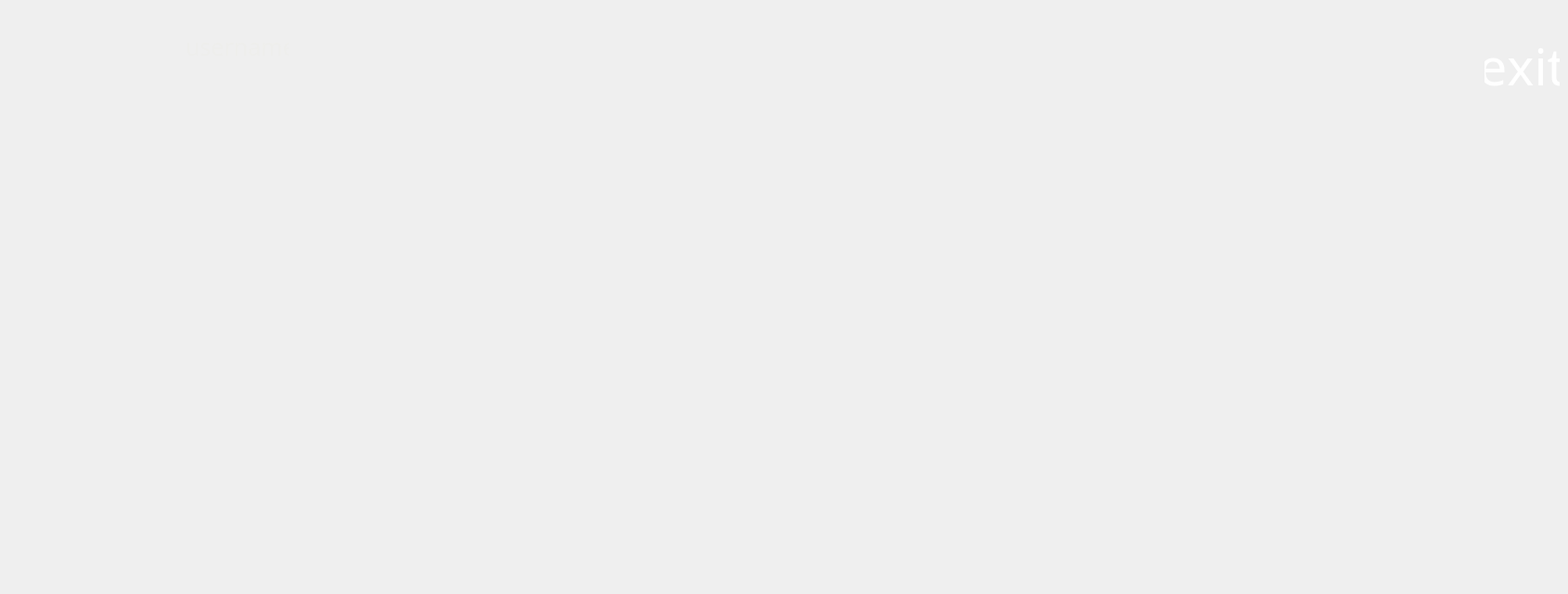
    <widget class="QWidget" name="page_2">
     <property name="styleSheet">
      <string notr="true">background-image: url(:/Images/IMG_0039.jpg);</string>
     </property>
     <widget class="QPushButton" name="pushButton_2">
      <property name="geometry">
       <rect>
        <x>1260</x>
        <y>280</y>
        <width>241</width>
        <height>331</height>
       </rect>
      </property>
      <property name="palette">
       <palette>
        <active/>
        <inactive/>
        <disabled/>
       </palette>
      </property>
      <property name="font">
       <font>
        <kerning>false</kerning>
       </font>
      </property>
      <property name="styleSheet">
       <string notr="true">background-image: url(:/Images/tour.jpg);
border:none;</string>
      </property>
      <property name="text">
       <string/>
      </property>
     </widget>
     <widget class="QPushButton" name="pushButton_3">
      <property name="geometry">
       <rect>
        <x>770</x>
        <y>350</y>
        <width>271</width>
        <height>281</height>
       </rect>
      </property>
      <property name="palette">
       <palette>
        <active>
         <colorrole role="WindowText">
          <brush brushstyle="SolidPattern">
           <color alpha="255">
            <red>0</red>
            <green>0</green>
            <blue>0</blue>
           </color>
          </brush>
         </colorrole>
         <colorrole role="Button">
          <brush brushstyle="SolidPattern">
           <color alpha="255">
            <red>65</red>
            <green>33</green>
            <blue>129</blue>
           </color>
          </brush>
         </colorrole>
         <colorrole role="Light">
          <brush brushstyle="SolidPattern">
           <color alpha="255">
            <red>98</red>
            <green>49</green>
            <blue>194</blue>
           </color>
          </brush>
         </colorrole>
         <colorrole role="Midlight">
          <brush brushstyle="SolidPattern">
           <color alpha="255">
            <red>81</red>
            <green>41</green>
            <blue>161</blue>
           </color>
          </brush>
         </colorrole>
         <colorrole role="Dark">
          <brush brushstyle="SolidPattern">
           <color alpha="255">
            <red>32</red>
            <green>16</green>
            <blue>64</blue>
           </color>
          </brush>
         </colorrole>
         <colorrole role="Mid">
          <brush brushstyle="SolidPattern">
           <color alpha="255">
            <red>43</red>
            <green>22</green>
            <blue>86</blue>
           </color>
          </brush>
         </colorrole>
         <colorrole role="Text">
          <brush brushstyle="SolidPattern">
           <color alpha="255">
            <red>0</red>
            <green>0</green>
            <blue>0</blue>
           </color>
          </brush>
         </colorrole>
         <colorrole role="BrightText">
          <brush brushstyle="SolidPattern">
           <color alpha="255">
            <red>255</red>
            <green>255</green>
            <blue>255</blue>
           </color>
          </brush>
         </colorrole>
         <colorrole role="ButtonText">
          <brush brushstyle="SolidPattern">
           <color alpha="255">
            <red>0</red>
            <green>0</green>
            <blue>0</blue>
           </color>
          </brush>
         </colorrole>
         <colorrole role="Base">
          <brush brushstyle="SolidPattern">
           <color alpha="255">
            <red>255</red>
            <green>255</green>
            <blue>255</blue>
           </color>
          </brush>
         </colorrole>
         <colorrole role="Window">
          <brush brushstyle="SolidPattern">
           <color alpha="255">
            <red>65</red>
            <green>33</green>
            <blue>129</blue>
           </color>
          </brush>
         </colorrole>
         <colorrole role="Shadow">
          <brush brushstyle="SolidPattern">
           <color alpha="255">
            <red>0</red>
            <green>0</green>
            <blue>0</blue>
           </color>
          </brush>
         </colorrole>
         <colorrole role="AlternateBase">
          <brush brushstyle="SolidPattern">
           <color alpha="255">
            <red>160</red>
            <green>144</green>
            <blue>192</blue>
           </color>
          </brush>
         </colorrole>
         <colorrole role="ToolTipBase">
          <brush brushstyle="SolidPattern">
           <color alpha="255">
            <red>255</red>
            <green>255</green>
            <blue>220</blue>
           </color>
          </brush>
         </colorrole>
         <colorrole role="ToolTipText">
          <brush brushstyle="SolidPattern">
           <color alpha="255">
            <red>0</red>
            <green>0</green>
            <blue>0</blue>
           </color>
          </brush>
         </colorrole>
         <colorrole role="PlaceholderText">
          <brush brushstyle="SolidPattern">
           <color alpha="128">
            <red>0</red>
            <green>0</green>
            <blue>0</blue>
           </color>
          </brush>
         </colorrole>
        </active>
        <inactive>
         <colorrole role="WindowText">
          <brush brushstyle="SolidPattern">
           <color alpha="255">
            <red>0</red>
            <green>0</green>
            <blue>0</blue>
           </color>
          </brush>
         </colorrole>
         <colorrole role="Button">
          <brush brushstyle="SolidPattern">
           <color alpha="255">
            <red>65</red>
            <green>33</green>
            <blue>129</blue>
           </color>
          </brush>
         </colorrole>
         <colorrole role="Light">
          <brush brushstyle="SolidPattern">
           <color alpha="255">
            <red>98</red>
            <green>49</green>
            <blue>194</blue>
           </color>
          </brush>
         </colorrole>
         <colorrole role="Midlight">
          <brush brushstyle="SolidPattern">
           <color alpha="255">
            <red>81</red>
            <green>41</green>
            <blue>161</blue>
           </color>
          </brush>
         </colorrole>
         <colorrole role="Dark">
          <brush brushstyle="SolidPattern">
           <color alpha="255">
            <red>32</red>
            <green>16</green>
            <blue>64</blue>
           </color>
          </brush>
         </colorrole>
         <colorrole role="Mid">
          <brush brushstyle="SolidPattern">
           <color alpha="255">
            <red>43</red>
            <green>22</green>
            <blue>86</blue>
           </color>
          </brush>
         </colorrole>
         <colorrole role="Text">
          <brush brushstyle="SolidPattern">
           <color alpha="255">
            <red>0</red>
            <green>0</green>
            <blue>0</blue>
           </color>
          </brush>
         </colorrole>
         <colorrole role="BrightText">
          <brush brushstyle="SolidPattern">
           <color alpha="255">
            <red>255</red>
            <green>255</green>
            <blue>255</blue>
           </color>
          </brush>
         </colorrole>
         <colorrole role="ButtonText">
          <brush brushstyle="SolidPattern">
           <color alpha="255">
            <red>0</red>
            <green>0</green>
            <blue>0</blue>
           </color>
          </brush>
         </colorrole>
         <colorrole role="Base">
          <brush brushstyle="SolidPattern">
           <color alpha="255">
            <red>255</red>
            <green>255</green>
            <blue>255</blue>
           </color>
          </brush>
         </colorrole>
         <colorrole role="Window">
          <brush brushstyle="SolidPattern">
           <color alpha="255">
            <red>65</red>
            <green>33</green>
            <blue>129</blue>
           </color>
          </brush>
         </colorrole>
         <colorrole role="Shadow">
          <brush brushstyle="SolidPattern">
           <color alpha="255">
            <red>0</red>
            <green>0</green>
            <blue>0</blue>
           </color>
          </brush>
         </colorrole>
         <colorrole role="AlternateBase">
          <brush brushstyle="SolidPattern">
           <color alpha="255">
            <red>160</red>
            <green>144</green>
            <blue>192</blue>
           </color>
          </brush>
         </colorrole>
         <colorrole role="ToolTipBase">
          <brush brushstyle="SolidPattern">
           <color alpha="255">
            <red>255</red>
            <green>255</green>
            <blue>220</blue>
           </color>
          </brush>
         </colorrole>
         <colorrole role="ToolTipText">
          <brush brushstyle="SolidPattern">
           <color alpha="255">
            <red>0</red>
            <green>0</green>
            <blue>0</blue>
           </color>
          </brush>
         </colorrole>
         <colorrole role="PlaceholderText">
          <brush brushstyle="SolidPattern">
           <color alpha="128">
            <red>0</red>
            <green>0</green>
            <blue>0</blue>
           </color>
          </brush>
         </colorrole>
        </inactive>
        <disabled>
         <colorrole role="WindowText">
          <brush brushstyle="SolidPattern">
           <color alpha="255">
            <red>32</red>
            <green>16</green>
            <blue>64</blue>
           </color>
          </brush>
         </colorrole>
         <colorrole role="Button">
          <brush brushstyle="SolidPattern">
           <color alpha="255">
            <red>65</red>
            <green>33</green>
            <blue>129</blue>
           </color>
          </brush>
         </colorrole>
         <colorrole role="Light">
          <brush brushstyle="SolidPattern">
           <color alpha="255">
            <red>98</red>
            <green>49</green>
            <blue>194</blue>
           </color>
          </brush>
         </colorrole>
         <colorrole role="Midlight">
          <brush brushstyle="SolidPattern">
           <color alpha="255">
            <red>81</red>
            <green>41</green>
            <blue>161</blue>
           </color>
          </brush>
         </colorrole>
         <colorrole role="Dark">
          <brush brushstyle="SolidPattern">
           <color alpha="255">
            <red>32</red>
            <green>16</green>
            <blue>64</blue>
           </color>
          </brush>
         </colorrole>
         <colorrole role="Mid">
          <brush brushstyle="SolidPattern">
           <color alpha="255">
            <red>43</red>
            <green>22</green>
            <blue>86</blue>
           </color>
          </brush>
         </colorrole>
         <colorrole role="Text">
          <brush brushstyle="SolidPattern">
           <color alpha="255">
            <red>32</red>
            <green>16</green>
            <blue>64</blue>
           </color>
          </brush>
         </colorrole>
         <colorrole role="BrightText">
          <brush brushstyle="SolidPattern">
           <color alpha="255">
            <red>255</red>
            <green>255</green>
            <blue>255</blue>
           </color>
          </brush>
         </colorrole>
         <colorrole role="ButtonText">
          <brush brushstyle="SolidPattern">
           <color alpha="255">
            <red>32</red>
            <green>16</green>
            <blue>64</blue>
           </color>
          </brush>
         </colorrole>
         <colorrole role="Base">
          <brush brushstyle="SolidPattern">
           <color alpha="255">
            <red>65</red>
            <green>33</green>
            <blue>129</blue>
           </color>
          </brush>
         </colorrole>
         <colorrole role="Window">
          <brush brushstyle="SolidPattern">
           <color alpha="255">
            <red>65</red>
            <green>33</green>
            <blue>129</blue>
           </color>
          </brush>
         </colorrole>
         <colorrole role="Shadow">
          <brush brushstyle="SolidPattern">
           <color alpha="255">
            <red>0</red>
            <green>0</green>
            <blue>0</blue>
           </color>
          </brush>
         </colorrole>
         <colorrole role="AlternateBase">
          <brush brushstyle="SolidPattern">
           <color alpha="255">
            <red>65</red>
            <green>33</green>
            <blue>129</blue>
           </color>
          </brush>
         </colorrole>
         <colorrole role="ToolTipBase">
          <brush brushstyle="SolidPattern">
           <color alpha="255">
            <red>255</red>
            <green>255</green>
            <blue>220</blue>
           </color>
          </brush>
         </colorrole>
         <colorrole role="ToolTipText">
          <brush brushstyle="SolidPattern">
           <color alpha="255">
            <red>0</red>
            <green>0</green>
            <blue>0</blue>
           </color>
          </brush>
         </colorrole>
         <colorrole role="PlaceholderText">
          <brush brushstyle="SolidPattern">
           <color alpha="128">
            <red>0</red>
            <green>0</green>
            <blue>0</blue>
           </color>
          </brush>
         </colorrole>
        </disabled>
       </palette>
      </property>
      <property name="cursor">
       <cursorShape>PointingHandCursor</cursorShape>
      </property>
      <property name="styleSheet">
       <string notr="true">background-image: url(:/Images/play.jpg);
border:none;</string>
      </property>
      <property name="text">
       <string/>
      </property>
     </widget>
     <widget class="QPushButton" name="pushButton_4">
      <property name="geometry">
       <rect>
        <x>300</x>
        <y>270</y>
        <width>241</width>
        <height>361</height>
       </rect>
      </property>
      <property name="palette">
       <palette>
        <active/>
        <inactive/>
        <disabled/>
       </palette>
      </property>
      <property name="cursor">
       <cursorShape>PointingHandCursor</cursorShape>
      </property>
      <property name="styleSheet">
       <string notr="true">background-image: url(:/Images/piece.jpg);
border:none;</string>
      </property>
      <property name="text">
       <string/>
      </property>
     </widget>
     <widget class="QPushButton" name="pushButton_8">
      <property name="geometry">
       <rect>
        <x>1600</x>
        <y>40</y>
        <width>81</width>
        <height>61</height>
       </rect>
      </property>
      <property name="palette">
       <palette>
        <active>
         <colorrole role="WindowText">
          <brush brushstyle="SolidPattern">
           <color alpha="255">
            <red>19</red>
            <green>54</green>
            <blue>131</blue>
           </color>
          </brush>
         </colorrole>
         <colorrole role="Button">
          <brush brushstyle="SolidPattern">
           <color alpha="255">
            <red>55</red>
            <green>40</green>
            <blue>223</blue>
           </color>
          </brush>
         </colorrole>
         <colorrole role="Text">
          <brush brushstyle="SolidPattern">
           <color alpha="255">
            <red>255</red>
            <green>255</green>
            <blue>255</blue>
           </color>
          </brush>
         </colorrole>
         <colorrole role="ButtonText">
          <brush brushstyle="SolidPattern">
           <color alpha="255">
            <red>255</red>
            <green>255</green>
            <blue>255</blue>
           </color>
          </brush>
         </colorrole>
         <colorrole role="PlaceholderText">
          <brush brushstyle="SolidPattern">
           <color alpha="128">
            <red>32</red>
            <green>74</green>
            <blue>135</blue>
           </color>
          </brush>
         </colorrole>
        </active>
        <inactive>
         <colorrole role="WindowText">
          <brush brushstyle="SolidPattern">
           <color alpha="255">
            <red>19</red>
            <green>54</green>
            <blue>131</blue>
           </color>
          </brush>
         </colorrole>
         <colorrole role="Button">
          <brush brushstyle="SolidPattern">
           <color alpha="255">
            <red>55</red>
            <green>40</green>
            <blue>223</blue>
           </color>
          </brush>
         </colorrole>
         <colorrole role="Text">
          <brush brushstyle="SolidPattern">
           <color alpha="255">
            <red>255</red>
            <green>255</green>
            <blue>255</blue>
           </color>
          </brush>
         </colorrole>
         <colorrole role="ButtonText">
          <brush brushstyle="SolidPattern">
           <color alpha="255">
            <red>255</red>
            <green>255</green>
            <blue>255</blue>
           </color>
          </brush>
         </colorrole>
         <colorrole role="PlaceholderText">
          <brush brushstyle="SolidPattern">
           <color alpha="128">
            <red>32</red>
            <green>74</green>
            <blue>135</blue>
           </color>
          </brush>
         </colorrole>
        </inactive>
        <disabled>
         <colorrole role="WindowText">
          <brush brushstyle="SolidPattern">
           <color alpha="255">
            <red>190</red>
            <green>190</green>
            <blue>190</blue>
           </color>
          </brush>
         </colorrole>
         <colorrole role="Button">
          <brush brushstyle="SolidPattern">
           <color alpha="255">
            <red>55</red>
            <green>40</green>
            <blue>223</blue>
           </color>
          </brush>
         </colorrole>
         <colorrole role="Text">
          <brush brushstyle="SolidPattern">
           <color alpha="255">
            <red>190</red>
            <green>190</green>
            <blue>190</blue>
           </color>
          </brush>
         </colorrole>
         <colorrole role="ButtonText">
          <brush brushstyle="SolidPattern">
           <color alpha="255">
            <red>190</red>
            <green>190</green>
            <blue>190</blue>
           </color>
          </brush>
         </colorrole>
         <colorrole role="PlaceholderText">
          <brush brushstyle="SolidPattern">
           <color alpha="128">
            <red>0</red>
            <green>0</green>
            <blue>0</blue>
           </color>
          </brush>
         </colorrole>
        </disabled>
       </palette>
      </property>
      <property name="font">
       <font>
        <family>Sawasdee</family>
        <pointsize>41</pointsize>
        <weight>50</weight>
        <italic>false</italic>
        <bold>false</bold>
        <strikeout>false</strikeout>
        <kerning>false</kerning>
       </font>
      </property>
      <property name="styleSheet">
       <string notr="true">border:none;
background:none;</string>
      </property>
      <property name="text">
       <string>exit</string>
      </property>
     </widget>
     <widget class="QLabel" name="label">
      <property name="geometry">
       <rect>
        <x>200</x>
        <y>70</y>
        <width>151</width>
        <height>51</height>
       </rect>
      </property>
      <property name="palette">
       <palette>
        <active>
         <colorrole role="WindowText">
          <brush brushstyle="SolidPattern">
           <color alpha="255">
            <red>238</red>
            <green>238</green>
            <blue>236</blue>
           </color>
          </brush>
         </colorrole>
         <colorrole role="Text">
          <brush brushstyle="SolidPattern">
           <color alpha="255">
            <red>238</red>
            <green>238</green>
            <blue>236</blue>
           </color>
          </brush>
         </colorrole>
         <colorrole role="PlaceholderText">
          <brush brushstyle="SolidPattern">
           <color alpha="128">
            <red>238</red>
            <green>238</green>
            <blue>236</blue>
           </color>
          </brush>
         </colorrole>
        </active>
        <inactive>
         <colorrole role="WindowText">
          <brush brushstyle="SolidPattern">
           <color alpha="255">
            <red>238</red>
            <green>238</green>
            <blue>236</blue>
           </color>
          </brush>
         </colorrole>
         <colorrole role="Text">
          <brush brushstyle="SolidPattern">
           <color alpha="255">
            <red>238</red>
            <green>238</green>
            <blue>236</blue>
           </color>
          </brush>
         </colorrole>
         <colorrole role="PlaceholderText">
          <brush brushstyle="SolidPattern">
           <color alpha="128">
            <red>238</red>
            <green>238</green>
            <blue>236</blue>
           </color>
          </brush>
         </colorrole>
        </inactive>
        <disabled>
         <colorrole role="WindowText">
          <brush brushstyle="SolidPattern">
           <color alpha="255">
            <red>190</red>
            <green>190</green>
            <blue>190</blue>
           </color>
          </brush>
         </colorrole>
         <colorrole role="Text">
          <brush brushstyle="SolidPattern">
           <color alpha="255">
            <red>190</red>
            <green>190</green>
            <blue>190</blue>
           </color>
          </brush>
         </colorrole>
         <colorrole role="PlaceholderText">
          <brush brushstyle="SolidPattern">
           <color alpha="128">
            <red>0</red>
            <green>0</green>
            <blue>0</blue>
           </color>
          </brush>
         </colorrole>
        </disabled>
       </palette>
      </property>
      <property name="font">
       <font>
        <family>Sawasdee</family>
        <pointsize>25</pointsize>
        <italic>false</italic>
       </font>
      </property>
      <property name="styleSheet">
       <string notr="true">border:none;
background:none;</string>
      </property>
      <property name="text">
       <string/>
      </property>
     </widget>
     <widget class="QLabel" name="label_2">
      <property name="geometry">
       <rect>
        <x>200</x>
        <y>30</y>
        <width>111</width>
        <height>41</height>
       </rect>
      </property>
      <property name="palette">
       <palette>
        <active>
         <colorrole role="WindowText">
          <brush brushstyle="SolidPattern">
           <color alpha="255">
            <red>238</red>
            <green>238</green>
            <blue>236</blue>
           </color>
          </brush>
         </colorrole>
         <colorrole role="Text">
          <brush brushstyle="SolidPattern">
           <color alpha="255">
            <red>238</red>
            <green>238</green>
            <blue>236</blue>
           </color>
          </brush>
         </colorrole>
         <colorrole role="PlaceholderText">
          <brush brushstyle="SolidPattern">
           <color alpha="128">
            <red>238</red>
            <green>238</green>
            <blue>236</blue>
           </color>
          </brush>
         </colorrole>
        </active>
        <inactive>
         <colorrole role="WindowText">
          <brush brushstyle="SolidPattern">
           <color alpha="255">
            <red>238</red>
            <green>238</green>
            <blue>236</blue>
           </color>
          </brush>
         </colorrole>
         <colorrole role="Text">
          <brush brushstyle="SolidPattern">
           <color alpha="255">
            <red>238</red>
            <green>238</green>
            <blue>236</blue>
           </color>
          </brush>
         </colorrole>
         <colorrole role="PlaceholderText">
          <brush brushstyle="SolidPattern">
           <color alpha="128">
            <red>238</red>
            <green>238</green>
            <blue>236</blue>
           </color>
          </brush>
         </colorrole>
        </inactive>
        <disabled>
         <colorrole role="WindowText">
          <brush brushstyle="SolidPattern">
           <color alpha="255">
            <red>190</red>
            <green>190</green>
            <blue>190</blue>
           </color>
          </brush>
         </colorrole>
         <colorrole role="Text">
          <brush brushstyle="SolidPattern">
           <color alpha="255">
            <red>190</red>
            <green>190</green>
            <blue>190</blue>
           </color>
          </brush>
         </colorrole>
         <colorrole role="PlaceholderText">
          <brush brushstyle="SolidPattern">
           <color alpha="128">
            <red>0</red>
            <green>0</green>
            <blue>0</blue>
           </color>
          </brush>
         </colorrole>
        </disabled>
       </palette>
      </property>
      <property name="font">
       <font>
        <family>Sawasdee</family>
        <pointsize>19</pointsize>
       </font>
      </property>
      <property name="styleSheet">
       <string notr="true">border:none;
background:none;</string>
      </property>
      <property name="text">
       <string>username:</string>
      </property>
     </widget>
     <zorder>pushButton_3</zorder>
     <zorder>pushButton_2</zorder>
     <zorder>pushButton_4</zorder>
     <zorder>pushButton_8</zorder>
     <zorder>label</zorder>
     <zorder>label_2</zorder>
    </widget>
